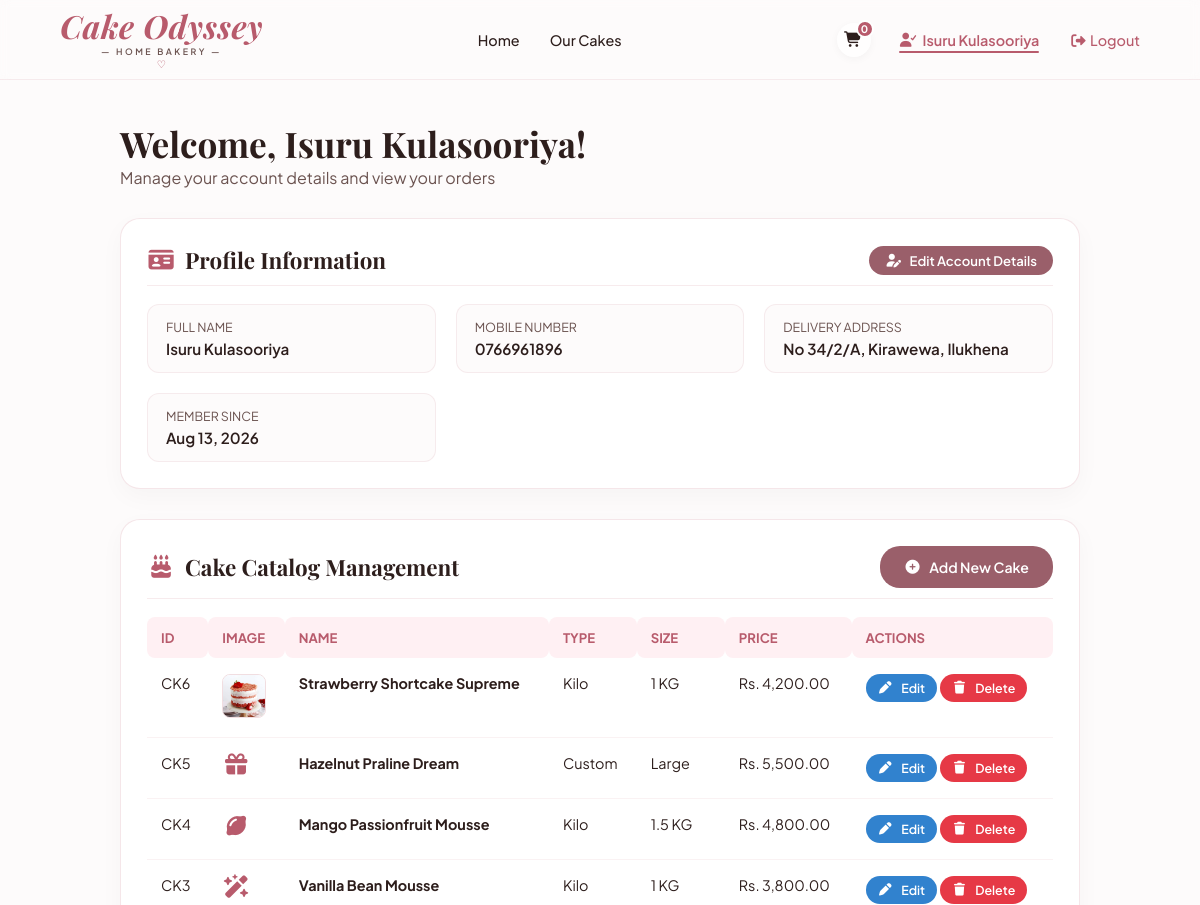
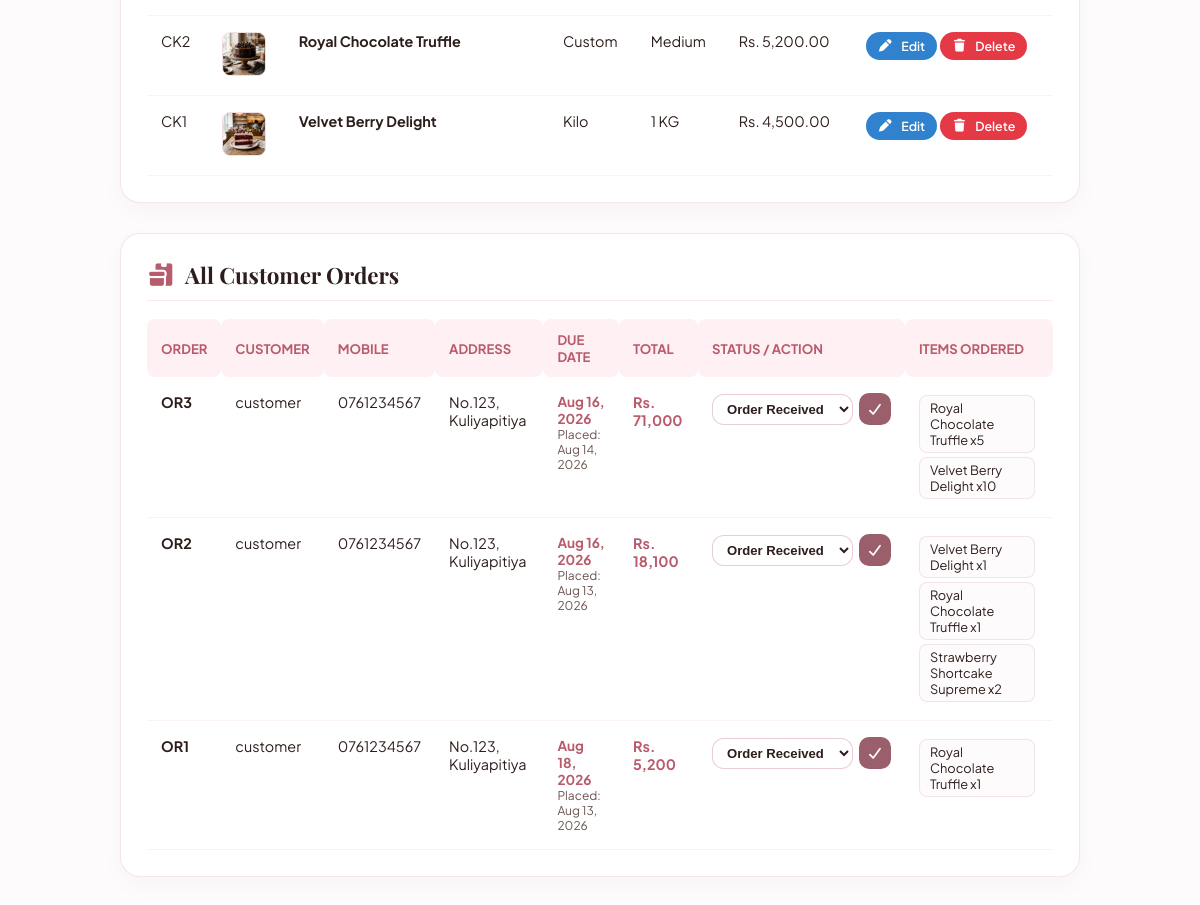
The page /pages/dashboard.php (signed in) on the database its author committed (2 pictures, top to bottom).
### tables this page shows
CREATE TABLE IF NOT EXISTS `users` (
  `id` int NOT NULL AUTO_INCREMENT,
  `name` varchar(100) NOT NULL,
  `address` text NOT NULL,
  `mobile_number` varchar(15) NOT NULL,
  `password` varchar(255) NOT NULL,
  `role` enum('admin','customer') NOT NULL DEFAULT 'customer',
  `created_at` timestamp NULL DEFAULT CURRENT_TIMESTAMP,
  PRIMARY KEY (`id`),
  UNIQUE KEY `mobile_number` (`mobile_number`)
);

CREATE TABLE IF NOT EXISTS `cakes` (
  `id` int NOT NULL AUTO_INCREMENT,
  `name` varchar(100) NOT NULL,
  `cake_type` enum('custom','kilo') NOT NULL,
  `size` varchar(50) NOT NULL,
  `image` varchar(255) NOT NULL,
  `description` text,
  `base_price` decimal(10,2) NOT NULL,
  `created_at` timestamp NULL DEFAULT CURRENT_TIMESTAMP,
  PRIMARY KEY (`id`)
);

CREATE TABLE IF NOT EXISTS `orders` (
  `id` int NOT NULL AUTO_INCREMENT,
  `user_id` int NOT NULL,
  `total_amount` decimal(10,2) NOT NULL,
  `due_date` date DEFAULT NULL,
  `status` varchar(50) NOT NULL DEFAULT 'Order Received',
  `created_at` timestamp NULL DEFAULT CURRENT_TIMESTAMP,
  PRIMARY KEY (`id`),
  KEY `user_id` (`user_id`)
);

CREATE TABLE IF NOT EXISTS `order_items` (
  `id` int NOT NULL AUTO_INCREMENT,
  `order_id` int NOT NULL,
  `cake_id` int DEFAULT NULL,
  `quantity` int NOT NULL,
  `weight_kg` decimal(4,2) NOT NULL,
  `price_locked` decimal(10,2) NOT NULL,
  PRIMARY KEY (`id`),
  KEY `order_id` (`order_id`),
  KEY `cake_id` (`cake_id`)
);

### pages/dashboard.php (the view, shortened to what this page needs)
<?php
require_once __DIR__ . '/../db.php';
$user_id = (int)$_SESSION['user_id'];
$user_name = $_SESSION['user_name'] ?? 'User';
$user_role = $_SESSION['user_role'] ?? 'customer';
$userRes = mysqli_query($conn, "SELECT * FROM users WHERE id = $user_id");
$userProfile = mysqli_fetch_assoc($userRes);
?>
<!DOCTYPE html>
<html lang="en">
<head>
    <link rel="stylesheet" href="../css/fonts.css">
    <link rel="stylesheet" href="../css/all.min.css">
    <link rel="stylesheet" href="../css/navbar.css">
    <link rel="stylesheet" href="../css/dashboard.css">
</head>
<body>
    <div class="dash-page-wrapper">
        <?php include __DIR__ . '/../navbar.php'; ?>
        <div class="dashboard-container">
            <div class="dashboard-header">
                <div>
                    <h1 class="dash-title">Welcome, <?php echo htmlspecialchars($user_name); ?>!</h1>
                    <p class="dash-subtitle">Manage your account details and view your orders</p>
                </div>
            </div>
            <div class="dash-card">
                <div class="card-header-flex">
                    <h2 class="card-title">
                        <i class="fa-solid fa-id-card dash-icon-highlight"></i> Profile Information
                    </h2>
                    <a href="#editProfileModal" class="btn-dash-action btn-dash-sm test-btn" >
                        <i class="fa-solid fa-user-pen"></i> Edit Account Details
                    </a>
                </div>
                <div class="profile-grid">
                    <div class="profile-item">
                        <div class="profile-label">Full Name</div>
                        <div class="profile-val"><?php echo htmlspecialchars($userProfile['name'] ?? $user_name); ?></div>
                    </div>
                    <div class="profile-item">
                        <div class="profile-label">Mobile Number</div>
                        <div class="profile-val"><?php echo htmlspecialchars($userProfile['mobile_number'] ?? ''); ?></div>
                    </div>
                    <div class="profile-item">
                        <div class="profile-label">Delivery Address</div>
                        <div class="profile-val"><?php echo htmlspecialchars($userProfile['address'] ?? ''); ?></div>
                    </div>
                    <div class="profile-item">
                        <div class="profile-label">Member Since</div>
                        <div class="profile-val"><?php echo date('M d, Y', strtotime($userProfile['created_at'] ?? 'now')); ?></div>
                    </div>
                </div>
            </div>
            <?php if ($user_role === 'admin'): ?>
                <div class="dash-card">
                    <div class="card-header-flex">
                        <h2 class="card-title"><i class="fa-solid fa-cake-candles dash-icon-highlight"></i> Cake Catalog Management</h2>
                        <a href="#addCakeModal" class="btn-dash-action">
                            <i class="fa-solid fa-plus-circle"></i> Add New Cake
                        </a>
                    </div>
                    <?php
                    $allCakes = mysqli_query($conn, "SELECT * FROM cakes ORDER BY id DESC");
                    if ($allCakes && mysqli_num_rows($allCakes) > 0):
                    ?>
                        <div class="table-responsive">
                            <table class="order-table">
                                <thead>
                                    <tr>
                                        <th>ID</th>
                                        <th>Image</th>
                                        <th>Name</th>
                                        <th>Type</th>
                                        <th>Size</th>
                                        <th>Price</th>
                                        <th>Actions</th>
                                    </tr>
                                </thead>
                                <tbody>
                                    <?php while ($c = mysqli_fetch_assoc($allCakes)): ?>
                                        <tr>
                                            <td>CK<?php echo $c['id']; ?></td>
                                            <td>
                                                <?php if (!empty($c['image']) && strpos($c['image'], 'fa-') === 0): ?>
                                                    <i class="fa-solid <?php echo htmlspecialchars($c['image']); ?> cake-table-icon"></i>
                                                <?php else: ?>
                                                    <img src="../assests/cake/<?php echo htmlspecialchars($c['image']); ?>" alt="Cake" class="cake-table-thumb">
                                                <?php endif; ?>
                                            </td>
                                            <td><strong><?php echo htmlspecialchars($c['name']); ?></strong></td>
                                            <td><?php echo ucfirst(htmlspecialchars($c['cake_type'])); ?></td>
                                            <td><?php echo htmlspecialchars($c['size']); ?></td>
                                            <td>Rs. <?php echo number_format($c['base_price'], 2); ?></td>
                                            <td>
                                                <a href="dashboard.php?edit_id=<?php echo $c['id']; ?>#editCakeModal" class="btn-dash-action btn-edit btn-dash-xs">
                                                    <i class="fa-solid fa-pen"></i> Edit
                                                </a>
                                                <a href="../controllers/admin_cake.php?action=delete&id=<?php echo $c['id']; ?>" onclick="return confirm('Are you sure you want to delete this cake?');" class="btn-dash-action btn-delete btn-dash-xs">
                                                    <i class="fa-solid fa-trash"></i> Delete
                                                </a>
                                            </td>
                                        </tr>
                                    <?php endwhile; ?>
                                </tbody>
                            </table>
                        </div>
                    <?php else: ?>
                        <p class="empty-state-text">No cakes currently in database.</p>
                    <?php endif; ?>
                </div>
                <div class="dash-card">
                    <h2 class="card-title"><i class="fa-solid fa-boxes-packing dash-icon-highlight"></i> All Customer Orders</h2>
                    <?php
                    $adminOrdersSql = "SELECT o.*, u.name as customer_name, u.mobile_number, u.address as customer_address
                                       FROM orders o
                                       JOIN users u ON o.user_id = u.id
                                       ORDER BY o.id DESC";
                    $adminOrders = mysqli_query($conn, $adminOrdersSql);
                    if ($adminOrders && mysqli_num_rows($adminOrders) > 0):
                    ?>
                        <div class="table-responsive">
                            <table class="order-table">
                                <thead>
                                    <tr>
                                        <th>Order</th>
                                        <th>Customer</th>
                                        <th>Mobile</th>
                                        <th>Address</th>
                                        <th>Due Date</th>
                                        <th>Total</th>
                                        <th>Status / Action</th>
                                        <th>Items Ordered</th>
                                    </tr>
                                </thead>
                                <tbody>
                                    <?php while ($ord = mysqli_fetch_assoc($adminOrders)): ?>
                                        <tr>
                                            <td><strong>OR<?php echo $ord['id']; ?></strong></td>
                                            <td><?php echo htmlspecialchars($ord['customer_name']); ?></td>
                                            <td><?php echo htmlspecialchars($ord['mobile_number']); ?></td>
                                            <td><?php echo htmlspecialchars($ord['customer_address']); ?></td>
                                            <td>
                                                <div class="due-date-text">
                                                    <?php echo !empty($ord['due_date']) ? date('M d, Y', strtotime($ord['due_date'])) : 'N/A'; ?>
                                                </div>
                                                <div class="placed-date-text">
                                                    Placed: <?php echo date('M d, Y', strtotime($ord['created_at'])); ?>
                                                </div>
                                            </td>
                                            <td><strong class="order-total-highlight">Rs. <?php echo number_format($ord['total_amount'], 0); ?></strong></td>
                                            <td>
                                                <form action="../controllers/update_order_status.php" method="POST" class="order-status-form">
                                                    <div class="status-select-group">
                                                        <select name="status" class="status-select status-select-<?php echo strtolower(str_replace(' ', '-', $ord['status'])); ?>">
                                                            <option value="Order Received" <?php echo ($ord['status'] === 'Order Received') ? 'selected' : ''; ?>>Order Received</option>
                                                        </select>
                                                        <button type="submit" class="btn-status-update" title="Update Status">
                                                            <i class="fa-solid fa-check"></i>
                                                        </button>
                                                    </div>
                                                </form>
                                            </td>
                                            <td>
                                                <?php
                                                $oid = $ord['id'];
                                                $itemsRes = mysqli_query($conn, "SELECT oi.*, k.name FROM order_items oi LEFT JOIN cakes k ON oi.cake_id = k.id WHERE oi.order_id = $oid");
                                                while ($item = mysqli_fetch_assoc($itemsRes)) {
                                                    $cakeName = $item['name'] ?? 'Custom Cake';
                                                    echo "<span class='order-item-chip'>$cakeName x{$item['quantity']}</span>";
                                                }
                                                ?>
                                            </td>
                                        </tr>
                                    <?php endwhile; ?>
                                </tbody>
                            </table>
                        </div>
                    <?php else: ?>
                        <p class="empty-state-text">No customer orders placed yet.</p>
                    <?php endif; ?>
                </div>
            <?php endif; ?>
        </div>
    </div>
</body>
</html>

### css/navbar.css (style rules this page uses)
* { margin: 0; padding: 0; box-sizing: border-box; }
:root { --text-dark: #2d1e1c; --text-muted: #6b5350; --text-highlight: #b85b6c; --bg-banner: #9a5f6a; --bg-banner-dark: #834f59; --accent-light: #fff5f6; --font-heading: 'Playfair Display', 'Georgia', serif; --font-body: 'Plus Jakarta Sans', -apple-system, sans-serif; --transition: all 0.3s cubic-bezier(0.4, 0, 0.2, 1); }

### rows shown on the page
users: name "Isuru Kulasooriya", mobile_number "0766961896", address "No 34/2/A, Kirawewa, Ilukhena", created_at "Aug 13, 2026"
cakes: id "6", image (picture), name "Strawberry Shortcake Supreme", cake_type "Kilo", size "1 KG", base_price "4,200.00"
cakes: id "5", name "Hazelnut Praline Dream", cake_type "Custom", size "Large", base_price "5,500.00"
cakes: id "4", name "Mango Passionfruit Mousse", cake_type "Kilo", size "1.5 KG", base_price "4,800.00"
cakes: id "3", name "Vanilla Bean Mousse", cake_type "Kilo", size "1 KG", base_price "3,800.00"
cakes: id "2", image (picture), name "Royal Chocolate Truffle", cake_type "Custom", size "Medium", base_price "5,200.00"
cakes: id "1", image (picture), name "Velvet Berry Delight", cake_type "Kilo", size "1 KG", base_price "4,500.00"
orders: id "3", user.name "customer", user.mobile_number "0761234567", user.address "No.123, Kuliyapitiya", due_date "Aug 16, 2026", created_at "Aug 14, 2026", total_amount "71,000", status "Order Received"
order_items: cake.name "Royal Chocolate Truffle", quantity "5"
order_items: cake.name "Velvet Berry Delight", quantity "10"
orders: id "2", user.name "customer", user.mobile_number "0761234567", user.address "No.123, Kuliyapitiya", due_date "Aug 16, 2026", created_at "Aug 13, 2026", total_amount "18,100", status "Order Received"
order_items: cake.name "Velvet Berry Delight", quantity "1"
order_items: cake.name "Royal Chocolate Truffle", quantity "1"
order_items: cake.name "Strawberry Shortcake Supreme", quantity "2"
orders: id "1", user.name "customer", user.mobile_number "0761234567", user.address "No.123, Kuliyapitiya", due_date "Aug 18, 2026", created_at "Aug 13, 2026", total_amount "5,200", status "Order Received"
order_items: cake.name "Royal Chocolate Truffle", quantity "1"

### other values the page prints
$cartCount "0"
$_SESSION['user_name'] "Isuru Kulasooriya"
$user_name "Isuru Kulasooriya"
